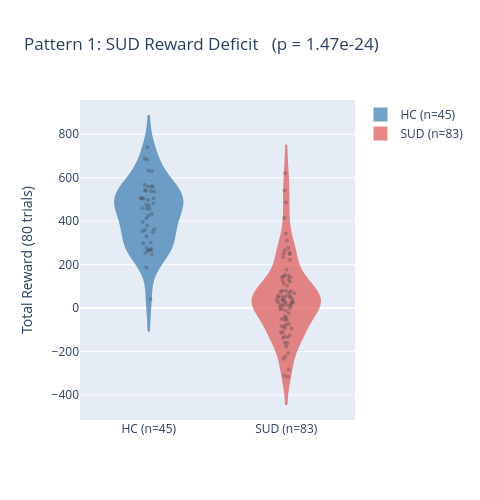

This figure's notebook cell:
### Markdown cell above
## Phase 4: Behavioral Pattern Validation

The next three cells reproduce Figures 2A, 2B, and 2C from the paper using synthetic data.

### Code cell
# ── Pattern 1: SUD reward deficit (Fig 2A) ────────────────────────────────────

t_stat, p_val = stats.ttest_ind(hc_totals, sud_totals)

fig = go.Figure()
fig.add_trace(go.Violin(
    y=hc_totals, name=f'HC (n={n_hc})',
    box_visible=True, meanline_visible=True,
    fillcolor=HC_COLOR, line_color=HC_COLOR, opacity=0.75,
    points='all', pointpos=0,
    marker=dict(size=4, color='black', opacity=0.3),
))
fig.add_trace(go.Violin(
    y=sud_totals, name=f'SUD (n={n_sud})',
    box_visible=True, meanline_visible=True,
    fillcolor=SUD_COLOR, line_color=SUD_COLOR, opacity=0.75,
    points='all', pointpos=0,
    marker=dict(size=4, color='black', opacity=0.3),
))
fig.update_layout(
    title=f'Pattern 1: SUD Reward Deficit   (p = {p_val:.2e})',
    yaxis_title='Total Reward (80 trials)',
    height=500, width=480,
    violingap=0.3, violinmode='overlay',
)
fig.show()

print(f'HC   mean={np.mean(hc_totals):.1f}  SD={np.std(hc_totals):.1f}')
print(f'SUD  mean={np.mean(sud_totals):.1f}  SD={np.std(sud_totals):.1f}')
print(f't-test: t={t_stat:.3f}, p={p_val:.3e}')
print('EXPECT: SUD significantly lower reward than HC.')

### Figure 1 — Plotly figure (JSON) as saved in the notebook; plotly's stock layout.template omitted (floating-point values rounded to 4 significant figures)
{"data": [{"box": {"visible": true}, "fillcolor": "#4682b4", "line": {"color": "#4682b4"}, "marker": {"color": "black", "opacity": 0.3, "size": 4}, "meanline": {"visible": true}, "name": "HC (n=45)", "opacity": 0.75, "pointpos": 0, "points": "all", "type": "violin", "y": [426, 433, 560, 633, 481, 330, 740, 472, 363, 349, 497, 561, 630, 355, 684, 456, 266, 302, 476, 247, 253, 361, 540, 263, 506, 458, 396, 568, 41, 505, 688, 298, 413, 544, 536, 558, 187, 267, 504, 272, 379, 277, 460, 539, 505]}, {"box": {"visible": true}, "fillcolor": "#e06060", "line": {"color": "#e06060"}, "marker": {"color": "black", "opacity": 0.3, "size": 4}, "meanline": {"visible": true}, "name": "SUD (n=83)", "opacity": 0.75, "pointpos": 0, "points": "all", "type": "violin", "y": [57, 276, -138, -207, 48, 21, 22, 153, 149, 103, -110, -38, 46, -130, -316, 120, 15, -23, 25, -6, 41, 28, -85, 234, 74, 487, 142, 80, -74, 48, 80, -12, 35, -161, 311, 248, 414, 142, -136, 68, 56, -94, -44, -56, -84, 29, -4, -283, 129, 12, 126, 36, 53, -234, 178, 57, 37, 10, -125, -54, 343, -76, 79, 541, 251, 265, -223, -93, -1, 72, -114, -177, 621, 112, 27, 145, 222, 255, -160, 12, -50, 7, -312]}], "layout": {"height": 500, "title": {"text": "Pattern 1: SUD Reward Deficit   (p = 1.47e-24)"}, "violingap": 0.3, "violinmode": "overlay", "width": 480, "yaxis": {"title": {"text": "Total Reward (80 trials)"}}}}
